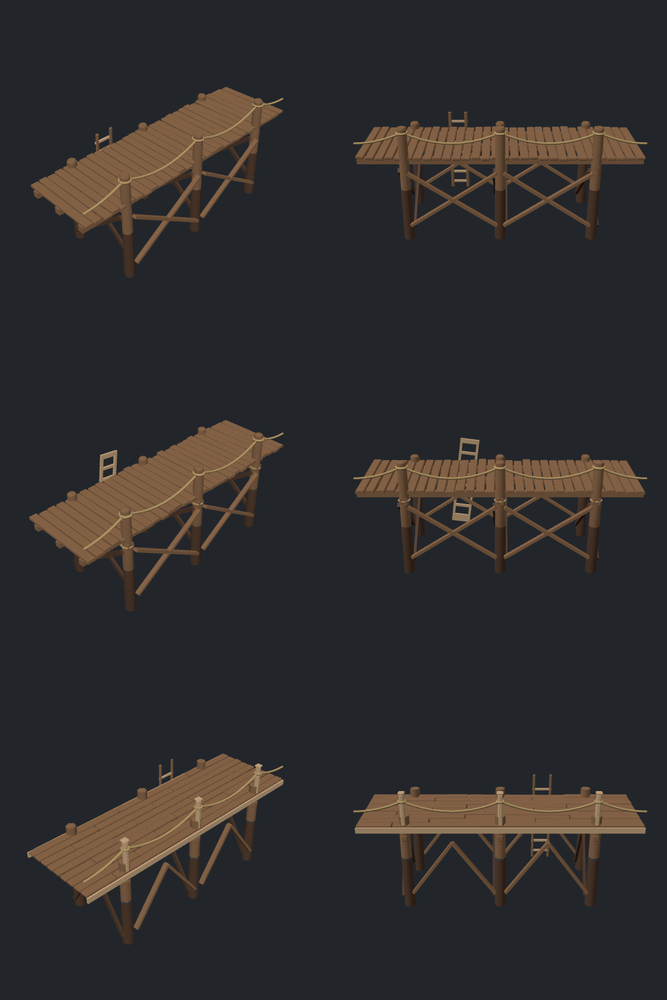
#> input picture receipts/candidates/_scratch_buildings/jetty_zoom.png, 667 x 1000 px, shrunk from 1120 x 1680 before the run
$ python crop_ms.py jetty_zoom.png sha_a.png
#> lines starting #> are read from the running program, lines starting #| are printed output that depends on the picture
import sys
from PIL import Image
im = Image.open(sys.argv[1]).convert('RGB'); out = sys.argv[2]
#> further down, im is the input picture: PIL image 667x1000 RGB; mean R, G, B 46.4, 45.4, 45.9
w, h = im.size; v = w // 5
#> after `w, h = im.size`: w = 667; h = 1000
#> after `v = w // 5`: v = 133
# 3 views top (front,right,back), 2 bottom (left, 3/4)
o = Image.new('RGB', (v * 3, h * 2), (30, 30, 30))
#> o: PIL image 399x2000 RGB; every value is 30
for k in range(5):
    o.paste(im.crop((k * v, 0, (k + 1) * v, h)), ((k % 3) * v, (k // 3) * h))
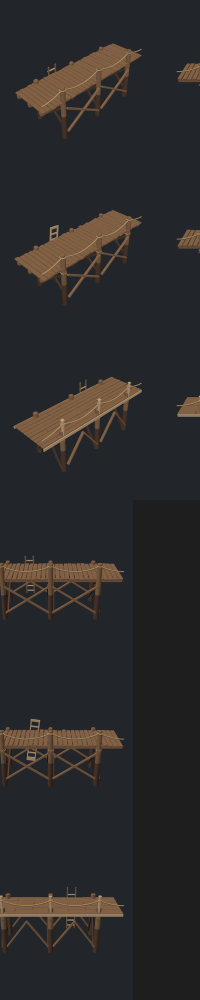
#> o: PIL image 399x2000 RGB (shown at 1/2 size); mean R, G, B 43.7, 42.9, 43.3
o.save(out)
print(im.size)
#| (667, 1000)

$ run again, on receipts/candidates/_scratch_buildings/sha_b.png
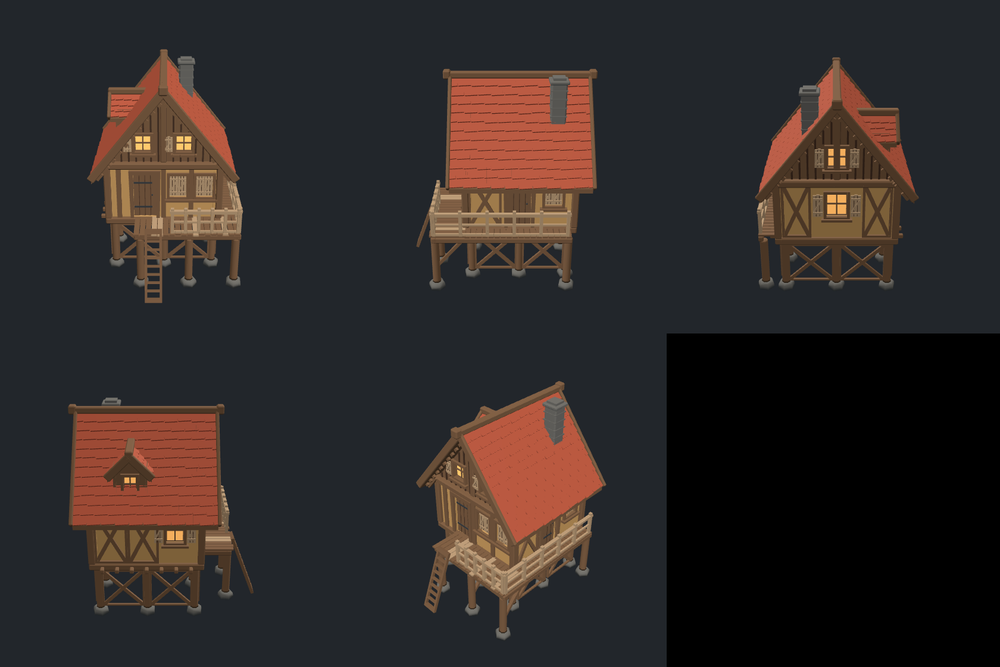
#> input picture receipts/candidates/_scratch_buildings/sha_b.png, 1000 x 667 px, shrunk from 1680 x 1120 before the run
#> im is the input picture: PIL image 1000x667 RGB; mean R, G, B 47.6, 40.7, 39.3
#> after the loop `for k in range(5):`:
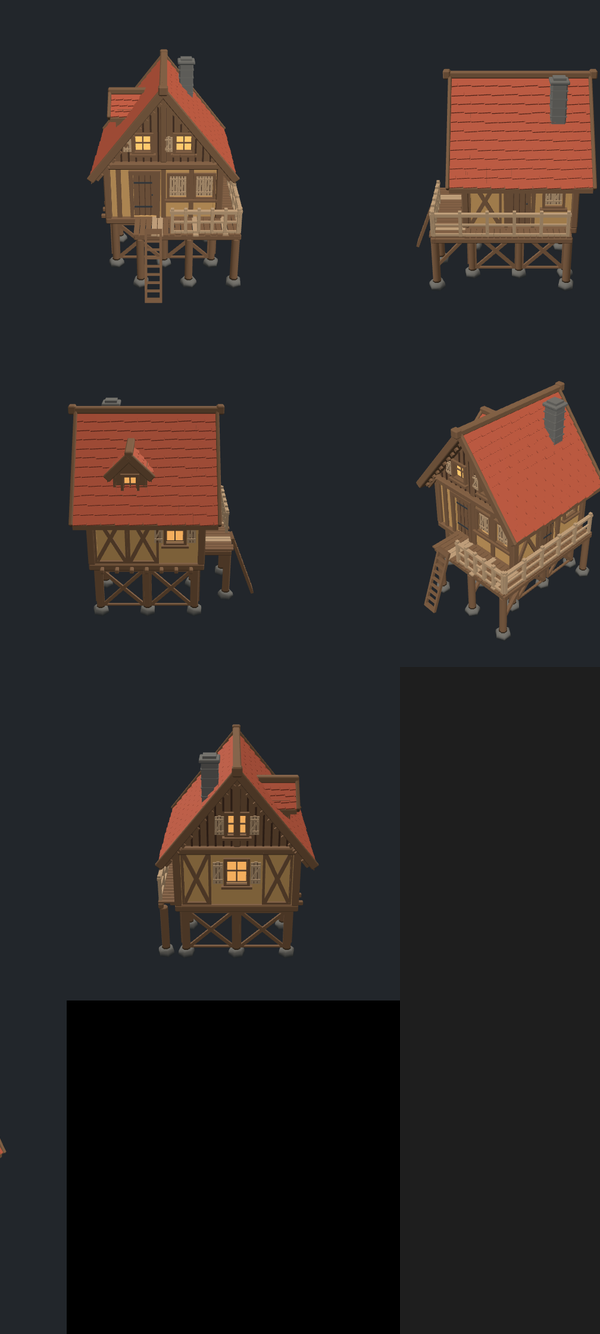
#> o: PIL image 600x1334 RGB; mean R, G, B 44.6, 38.9, 37.7
#| (1000, 667)

$ run again, on receipts/candidates/_scratch_buildings/sha_crop1.png
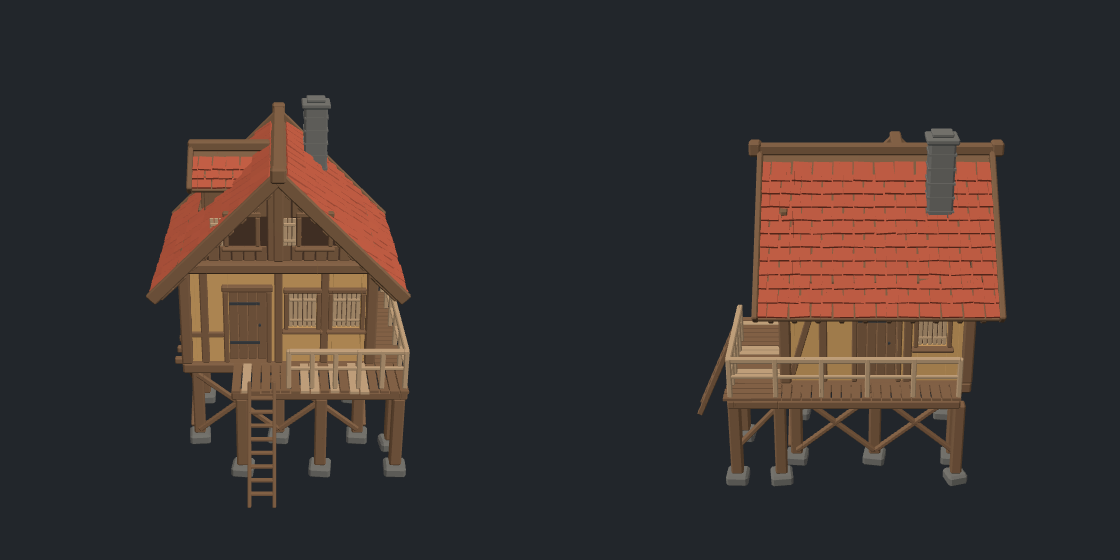
#> input picture receipts/candidates/_scratch_buildings/sha_crop1.png, 1120 x 560 px
#> im is the input picture: PIL image 1120x560 RGB; mean R, G, B 57.1, 49.6, 48.1
#> after the loop `for k in range(5):`:
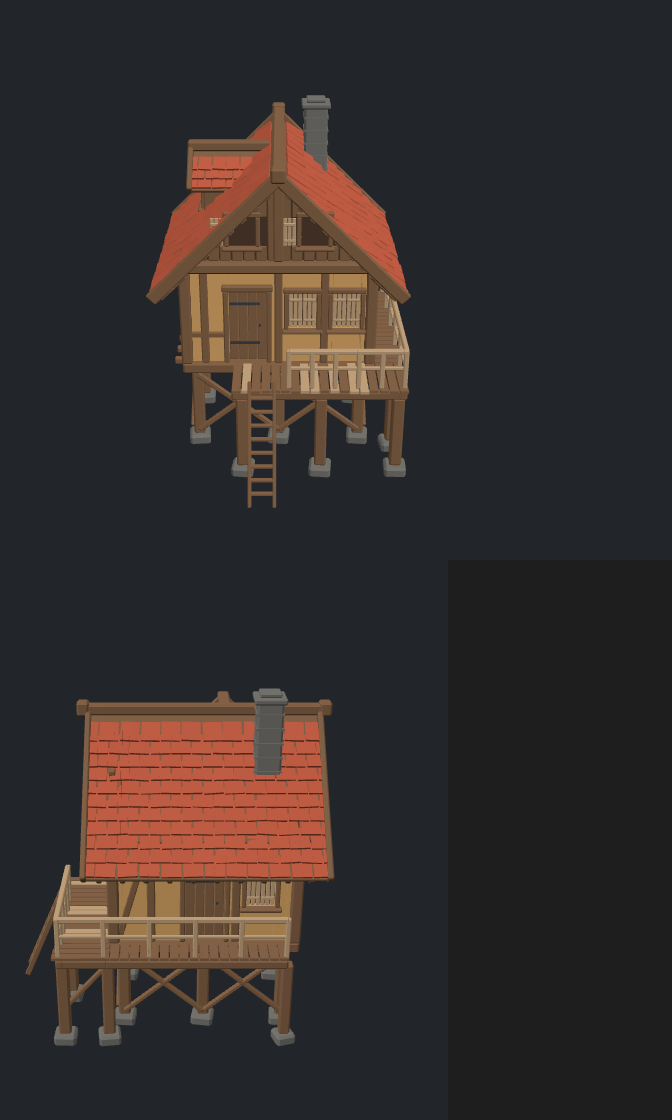
#> o: PIL image 672x1120 RGB; mean R, G, B 52.6, 46.4, 45.1
#| (1120, 560)
